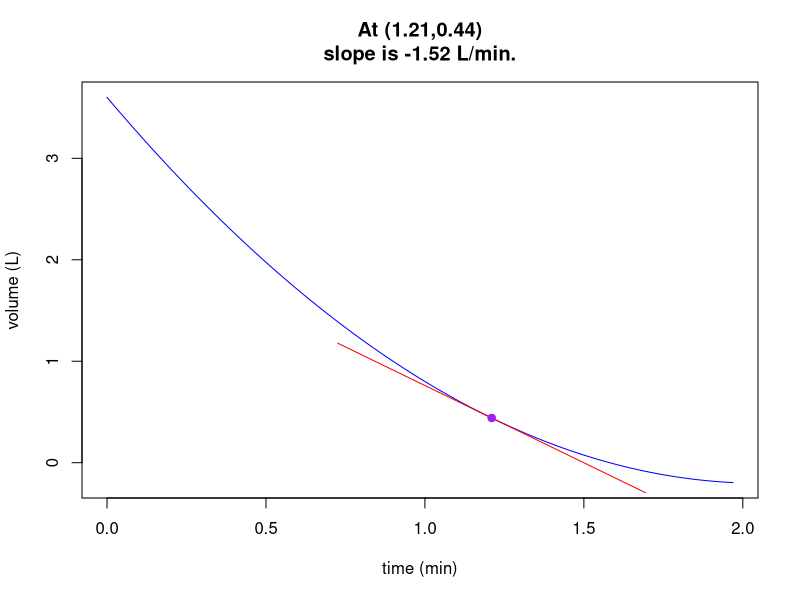

This figure's R source:
## ---- chunk 1
fixer = function(exp){
  exp = gsub("+-","-",exp,fixed=T)
  exp = gsub("--","+",exp,fixed=T)
  exp = gsub("x^0","",exp,fixed=T)
  exp = gsub("x^1","x",exp,fixed=T)
  return(exp)
}

while(T){
  tf = runif(1,1,10) #sample(5:60,1)/10
  V0 = round(runif(1,2,20),1)  #sample(20:80,1)/10
  # V0(1-t/tf)^2
  # V0(1-2t/tf+t^2/tf^2)
  # V0/tf^2*t^2 - 2V0/tf*t + V0
  a = round(V0/tf^2,1)
  b = round(-2*V0/tf,1)
  c = round(V0,1)
  t = round(runif(1,tf*0.1,tf*0.9),2)
  dVdt = 2*a*t+b
  if(a>0.5 && abs(dVdt)>0.1){break}
}

ex1 = fixer(paste0(a,"t^2+",b,"t+",c,collapse=""))
ex2 = fixer(paste0(2*a,"t+",b,collapse=""))
## ---- chunk 2
tt = seq(0,tf,length.out=100)
VV = a*tt^2+b*tt+c
Vt = a*t^2+b*t+c
tt2 = seq(t*0.6,t*1.4,length.out=10)
plot(tt,VV,type="l",col="blue",xlab="time (min)",ylab="volume (L)",main=paste0("At (",t,",",round(Vt,2),")\nslope is ",round(dVdt,2)," L/min.",collapse=""))
lines(tt2,dVdt*(tt2-t)+Vt,col="red")
points(t,Vt,pch=19,col="purple")
